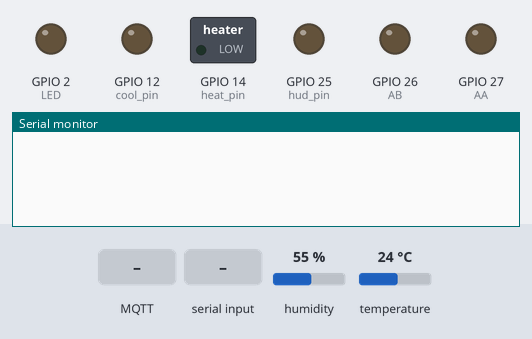
This sketch was run on a simulated ESP32. Shown: switched loads named in the sketch (green lamp = pin HIGH), output pins drawn as LEDs (lit = HIGH), the last lines printed to the serial monitor. The inputs (shaded band) are chosen by the test bench; at power-on: humidity 55 %, temperature 24 °C. WiFi joins after 1.5 s; servers stay silent unless stated; no MQTT or app messages arrive unless stated.

Above: at 1.2 s.
1.3 s: MQTT message "5" arrives on the first subscribed topic
At 1.9 s:
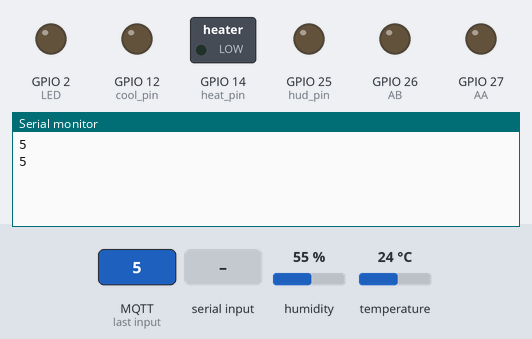
At 3.0 s:
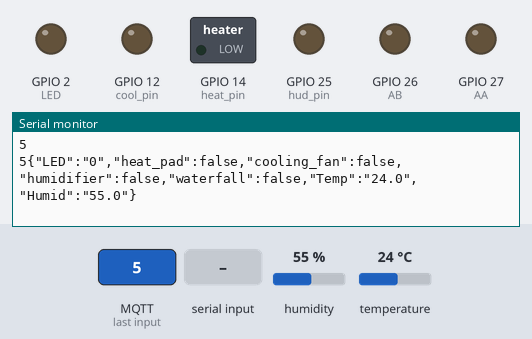

The sketch:

main.ino
```cpp
#include "header.h"
#include "mqtt.h"
#include "sensing.h"
#include "actuator.h"
#include "uartSerial.h"

// Instances of classes
MQTT mqtt;
UartSerial userial;
Sensor sensor;
WaterMotor water_motor;
CoolingFan cool_fan;
HeatPad heat_pad;
Humidifier humidifier;
LEDControl led_ctrl;

// Sensor data and setpoint
Info now_val, set_val;

// Flags for controlling actuator
bool temp_flag, humid_flag, led_flag;

// Actuator status
Status status_flag;

// Error flag
bool err_flag, flag;

// Timer
uint32_t delay_ms;

// MQTT subscribe callback
void onConnectionEstablished()
{
  client.subscribe(get_topic, [](const String& payload) {
    Serial.println(payload);
    StaticJsonDocument<200> doc;
    deserializeJson(doc, payload);
    serializeJson(doc, Serial);

    // Error check
    err_flag = mqtt.errorCheck(doc);
    if(err_flag) {
      mqtt.errorTx(error_topic, "There is no key");
      err_flag = false;
      return;
    }
    led_flag = doc["uv"];

    // Extract temperature, humidity, and LED values from payload
    String tmp = doc["Temp"];
    if(tmp.toFloat() > MINTEMP) {
      set_val.temp = tmp.toFloat();
      String hud = doc["Humid"];
      set_val.humid = hud.toFloat();
      String uv = doc["uv"];
      set_val.light = uv.toInt();
    }
    // Set flags based on received values
    if(set_val.temp) temp_flag = true;
    if(set_val.humid) humid_flag = true;
  });
}

// Function to operate modules based on web settings
void autoSet(Status set_flag) {
  if(set_val.light) { led_ctrl.on(); }
  if(!set_val.light) { led_ctrl.off(); }
  if(temp_flag && set_flag.islock) {
    autoTemp(set_val, now_val, heat_pad, cool_fan, temp_flag);
  }
  if(humid_flag && set_flag.islock) {
    autoHumid(set_val, now_val, humidifier, cool_fan, humid_flag);
  }
}

void setup() {
  Serial.begin(115200);

  // Initialize sensor delay
  sensor_t sensor_tmp;
  delay_ms = sensor_tmp.min_delay / 1000;

  // Initialize classes and modules
  mqtt.init();
  sensor.init(sensor_tmp);
  actuatorInit();
  userial.init();
  status_flag.islock = true;
}

void loop() {
  unsigned long cur_time = millis();
  String data = "";

  // Read RPI4 data
  Status set_flag;
  set_flag = userial.rx();

  status_flag.islock = set_flag.islock;
  //Operate actuators based on RPI4 data
  if(set_flag.led != -1 && !set_flag.islock) {
    actuate(set_flag, water_motor, humidifier, heat_pad, cool_fan, led_ctrl);
    status_flag = getStatus(water_motor, humidifier, heat_pad, cool_fan, led_ctrl);
    // Transmit status data to RPI4
    data = mqtt.makeStatusJson(status_flag);
    userial.tx(data.c_str());
  }

  // Operate actuators based on web settings
  if(status_flag.islock) {
    autoSet(set_flag);
  }
  if (cur_time - prev_time >= interval_time) {
    prev_time = cur_time;

    // Update actuator status
    status_flag = getStatus(water_motor, humidifier, heat_pad, cool_fan, led_ctrl);

    // Get temperature and humidity data from sensors
    now_val = sensor.sensing();
    now_val.light = status_flag.led;
    // Update data for MQTT and web
    mqtt.updateData(now_val);

    // Transmit status data to RPI4

    data = mqtt.makeStatusJson(status_flag);
    userial.tx(data.c_str());
    // Transmit temperature and humidity data to web
    mqtt.makeJson();
    mqtt.tx();
    mqtt.ipTx();
  }

  client.loop();
}
```

actuator.h
```cpp
#pragma once
#include "header.h"

// Water pump motor
struct WaterMotor {
  bool status;

  void on() {
    digitalWrite(AA, HIGH);
    digitalWrite(AB, LOW);
    status = true;
  }

  void off() {
    digitalWrite(AA, LOW);
    digitalWrite(AB, LOW);
    status = false;
  }

  bool statusCheck() {
    return status;
  }
};

// Cooling fan
struct CoolingFan {
  bool status;

  void on() {
    digitalWrite(cool_pin, HIGH);
    status = true;
  }

  void off() {
    digitalWrite(cool_pin, LOW);
    status = false;
  }

  bool statusCheck() {
    return status;
  }
};

// Heat pad
struct HeatPad {
  bool status;

  void on() {
    digitalWrite(heat_pin, HIGH);
    status = true;
  }

  void off() {
    digitalWrite(heat_pin, LOW);
    status = false;
  }

  bool statusCheck() {
    return status;
  }
};

// Humidifier
struct Humidifier {
  bool status;

  void on() {
    digitalWrite(hud_pin, HIGH);
    status = true;
  }

  void off() {
    digitalWrite(hud_pin, LOW);
    status = false;
  }

  bool statusCheck() {
    return status;
  }
};

// LED on/off/set value
struct LEDControl {
  int status;

  LEDControl() {
    status = 0;
  }

  void setLight(int val) {
    if (val > 255) val = 255;
    if (val < 0) val = 0;
    ledcWrite(ch, val);
    status = val;
  }

  bool on() {
    for (int i = 0; i < 255; i += 50) {
      if (i > 255) break;
      ledcWrite(ch, i);
      status = 255;
    }
    return true;
  }

  bool off() {
    for (int i = status; i >= 0; i -= 50) {
      if (i < 0) break;
      ledcWrite(ch, i);
      status = 0;
    }
    return false;
  }

  bool statusCheck() {
    return status;
  }
};

// Initialize actuators
void actuatorInit() {
  // Water pump
  pinMode(AA, OUTPUT);
  pinMode(AB, OUTPUT);

  // Cooling fan
  pinMode(cool_pin, OUTPUT);

  // Heating pad
  pinMode(heat_pin, OUTPUT);

  // Humidifier
  pinMode(hud_pin, OUTPUT);

  // LED setup
  ledcSetup(ch, freq, resolution);
  ledcAttachPin(LED, ch);
}

// Humidity auto operation
void autoHumid(const Info set_val, Info now_val, Humidifier humidifier, CoolingFan cool_fan, bool& humid_flag) {
  // #1. Desired humidity is lower than the current humidity
  if (set_val.humid < now_val.humid - 3) {
    humidifier.on();
    cool_fan.off();
  }
  // #2. Desired humidity is higher than the current humidity
  else if (set_val.humid > now_val.humid + 3) {
    humidifier.off();
    cool_fan.on();
  }
  // #3. In the acceptable range
  else if (set_val.humid < now_val.humid + 3 && set_val.humid > now_val.humid - 3) {
    humidifier.off();
    cool_fan.off();
    humid_flag = false;
  }
  // #4. Out of range
  else if (set_val.humid > MAXHUMID || set_val.humid < MINHUMID) {
    humidifier.off();
    cool_fan.off();
  }
}

// Temperature auto operation
void autoTemp(const Info set_val, Info now_val, HeatPad heat_pad, CoolingFan cool_fan, bool& temp_flag) {
  // #1. Desired temperature is lower than the current temperature
  if (set_val.temp < now_val.temp - 3) {
    heat_pad.off();
    cool_fan.on();
  }
  // #2. Desired temperature is higher than the current temperature
  else if (set_val.temp > now_val.temp + 3) {
    heat_pad.on();
    cool_fan.off();
  }
  // #3. In the acceptable range
  else if (set_val.temp < now_val.temp + 3 && set_val.temp > now_val.temp - 3) {
    heat_pad.off();
    cool_fan.off();
    temp_flag = false;
  }
  // #4. Out of range
  else if (set_val.temp > MAXTEMP || set_val.temp < MINTEMP) {
    heat_pad.off();
    cool_fan.off();
  }
}

// Get status of actuators
Status getStatus(WaterMotor water_motor, Humidifier humidifier, HeatPad heat_pad, CoolingFan cool_fan, LEDControl led_ctrl) {
  Status status_flag;
  status_flag.waterfall = water_motor.statusCheck();
  status_flag.heat = heat_pad.statusCheck();
  status_flag.humidifier = humidifier.statusCheck();
  status_flag.cooling = cool_fan.statusCheck();
  status_flag.led = led_ctrl.statusCheck();
  return status_flag;
}

// Operate modules based on the value of RPI4
void actuate(Status set_flag, WaterMotor water_motor, Humidifier humidifier, HeatPad heat_pad, CoolingFan cool_fan, LEDControl led_ctrl) {
  if (set_flag.waterfall) water_motor.on();
  else water_motor.off();

  if (set_flag.humidifier) humidifier.on();
  else humidifier.off();

  if (set_flag.heat) heat_pad.on();
  else heat_pad.off();

  if (set_flag.cooling) cool_fan.on();
  else cool_fan.off();

  if (set_flag.led) led_ctrl.setLight(set_flag.led);
  else led_ctrl.off();
}
```

header.h
```cpp
#pragma once

// Header files
#include "EspMQTTClient.h"
#include <Adafruit_Sensor.h>
#include <ArduinoJson.h>
#include <DHT.h>
#include <DHT_U.h>
#include <iostream>
#include <HardwareSerial.h>
#include <WiFi.h>

// Macros
#define DHTPIN 13     // Digital pin connected to the DHT sensor
#define DHTTYPE DHT11     // DHT 11
#define BROCKERIP "" // MQTT Broker server IP
#define WIFINAME "" // WiFi name
#define WIFIPW "" // WiFi password
#define USRNAME "" // MQTT User name
#define USRPW "" // MQTT User password
#define PORT 1883 // The MQTT port
#define TXD_PIN 17 // Serial transmit pin
#define RXD_PIN 16 // Serial receive pin

// Setting static IP
IPAddress STATICIP(); // ESP32가 사용할 IP address
IPAddress GATEWAY();    // Gateway IP address (공유기 IP주소)

IPAddress SUBNET();   // subnet mask
IPAddress PRIMARYDNS();     // primary DNS server IP address
IPAddress SECONDARYDNS();   // secondary DNS server IP address

const int MINTEMP = 20; // Minimum temperature
const int MAXTEMP = 50; // Maximum temperature
const int MINHUMID = 20; // Minimum humidity
const int MAXHUMID = 80; // Maximum humidity
// Struct
struct Info {
  float temp, humid;
  bool light;

  Info() {
    temp = 0.0f;
    humid = 0.0f;
    light = false;
  }
};

// Actuator status
struct Status {
  bool cooling;
  bool waterfall;
  bool heat;
  bool humidifier;
  int led;
  bool islock;
};

// Timer
unsigned long prev_time = 0;
const unsigned long interval_time = 2000; // Wait time in milliseconds

// Water pump motor
extern const int AA = 27;
extern const int AB = 26;

// Humidifier module
extern const int hud_pin = 25;

// Cooling fan
extern const int cool_pin = 12;

// Heat pad
extern const int heat_pin = 14;

// LED
const int freq = 5000;
const int ch = 0;
const int resolution = 8;
const int LED = 2;
```

mqtt.h
```cpp
#pragma once
#include "header.h"

// Set topics to communicate
char* topic = "1/sensorval";
char* get_topic = "1/setval";
char* error_topic = "error";
char* ip_topic = "1/ip";

// Define client
EspMQTTClient client(
  WIFINAME,
  WIFIPW,
  BROCKERIP,
  USRNAME,
  USRPW,
  "ESP32",
  PORT
);

// Class for MQTT
struct MQTT {
  Info val;
  Info set_val;
  String data;

  MQTT() {
    data = "";
  }

  // Initialize the MQTT client
  void init() {
    // static IP for SSAFY WiFi
    // if (!WiFi.config(STATICIP, GATEWAY, SUBNET, PRIMARYDNS, SECONDARYDNS)) {
    //   Serial.println("STA failed to configure");
    // }
    // WiFi.begin(WIFINAME, WIFIPW);
    client.enableDebuggingMessages();
    client.enableHTTPWebUpdater();
    client.enableOTA();
  }

  // Convert data to JSON format for sensor values
  void makeJson() {
    data = "";
    DynamicJsonDocument doc(200);

    char res[20] = { 0, };
    sprintf(res, "%.1f", val.temp);
    doc["Temp"] = res;
    sprintf(res, "%.1f", val.humid);
    doc["Humid"] = res;
    doc["uv"] = String(val.light);

    // Serialize JSON data
    serializeJson(doc, data);
  }

  // Convert data to JSON format for RPI4 status
  String makeStatusJson(Status status) {
    DynamicJsonDocument doc(200);

    char res[20] = { 0, };
    sprintf(res, "%d", status.led);
    doc["LED"] = res;

    doc["heat_pad"] = status.heat;
    doc["cooling_fan"] = status.cooling;
    doc["humidifier"] = status.humidifier;
    doc["waterfall"] = status.waterfall;

    sprintf(res, "%.1f", val.temp);
    doc["Temp"] = res;
    sprintf(res, "%.1f", val.humid);
    doc["Humid"] = res;

    // Serialize JSON data and return as String
    serializeJson(doc, data);
    data += "\n";
    return data;
  }

  // Update sensor data
  void updateData(Info info) {
    val.temp = info.temp;
    val.humid = info.humid;
    val.light = info.light;
  }

  // Transmit function if error occurs
  void errorTx(char* err_topic, char* err_type) {
    client.publish(err_topic, err_type);
  }

  // Transmit sensor data
  void tx() {
    client.publish(topic, data);
    data = "";
  }

  // Transmit sensor data
  void ipTx() {
    client.publish(ip_topic, "192.168.204.97");
  }

  // Error check for required keys in JSON data
  bool errorCheck(StaticJsonDocument<200>& doc) {
    // Check if the "Temp", "Humid", and "uv" keys exist in the JSON data
    bool has_temp = doc.containsKey("Temp");
    bool has_humid = doc.containsKey("Humid");
    bool has_uv = doc.containsKey("uv");

    // Return true if any of the required keys are missing
    if(has_temp && !(has_humid && has_uv)) return true;
    if(has_humid && !(has_temp && has_uv)) return true;
    if(has_uv && !(has_temp && has_uv)) return true;
    return false;
  }
};
```

sensing.h
```cpp
#pragma once
#include "header.h"

DHT_Unified dht(DHTPIN, DHTTYPE);

// Sensor class
struct Sensor {
  Info data;

  // Initialize the sensor
  void init(sensor_t sensor) {
    dht.begin();
    dht.temperature().getSensor(&sensor);
    dht.humidity().getSensor(&sensor);
  }

  // Get current temperature and humidity
  Info sensing() {
    sensors_event_t event;

    // Get temperature
    dht.temperature().getEvent(&event);
    data.temp = event.temperature;

    // Get humidity
    dht.humidity().getEvent(&event);
    data.humid = event.relative_humidity;

    return data;
  }
};
```

uartserial.h
```cpp
#pragma once
#include "header.h"

HardwareSerial mySerial(2);

// UartSerial class
struct UartSerial {
  String data;
  StaticJsonDocument<200> doc;

  UartSerial() {
    data = "";
  }

  // Initialize UART communication
  void init() {
    mySerial.begin(115200, SERIAL_8N1, 16, 17);
  }

  // Transmit status data over UART
  void tx(const char* send_data) {
    mySerial.write(send_data);
    Serial.println(send_data);
  }

  // Receive status data from UART
  Status rx() {
    Status flag;
    if (mySerial.available() > 0) {
      data = mySerial.readString();
      Serial.println(data);

      // Parse JSON data
      deserializeJson(doc, data);

      flag.led = doc["LED"];
      flag.waterfall = doc["waterfall"];
      flag.cooling = doc["cooling_fan"];
      flag.heat = doc["heat_pad"];
      flag.humidifier = doc["humidifier"];
      flag.islock = doc["lock"];

      Serial.println();
      return flag;
    }

    // Return default values if no data available
    return {0, 0, 0, 0, -1, 1};
  }

  // Error check for required keys in JSON data
  bool errorCheck() {
    // Check if the "LED", "waterfall", 'cooling_fan', 'heat_pad', 'humidifier' and "lock" keys exist in the JSON data
    bool has_LED = doc.containsKey("LED");
    bool has_waterfall = doc.containsKey("waterfall");
    bool has_cooling = doc.containsKey("cooling_fan");
    bool has_heat = doc.containsKey("heat_pad");
    bool has_humidifier = doc.containsKey("humidifier");
    bool has_lock = doc.containsKey("lock");

    // Return true if any of the required keys are missing
    return !(has_LED && has_waterfall && has_cooling && has_heat && has_humidifier && has_lock);
  }
};
```

Measured:
- after the input at 1.3 s, the serial monitor: prints a new line after 0.20 s (image 1)
